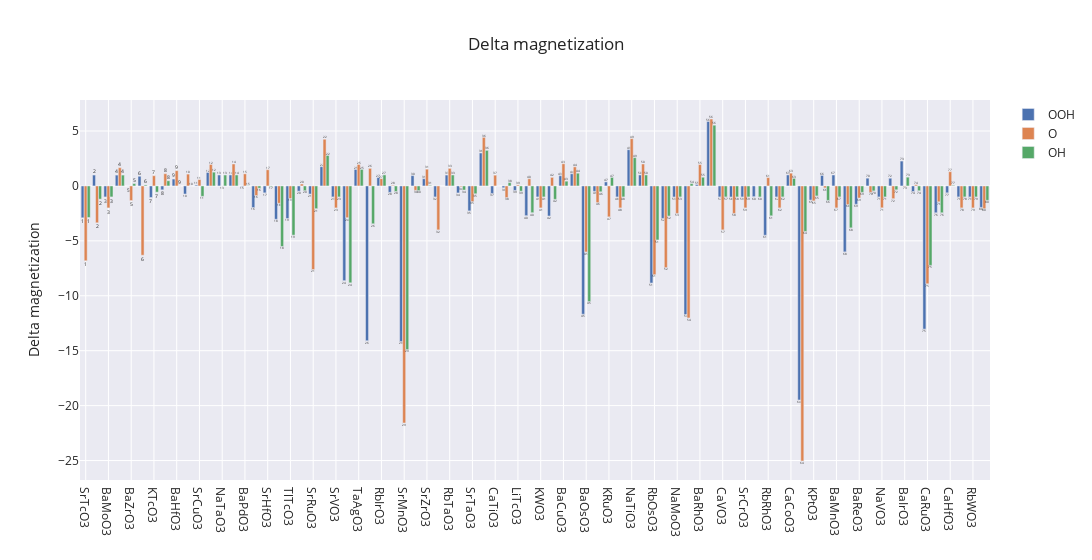

Notebook cell for this chart:
### Markdown cell above
<div>
    <a href="https://plotly.com/~gwanyeong/52/?share_key=Hoy8Hce8CTgLMZxzsx1cEK" target="_blank" title="Plot 52" style="display: block; text-align: center;"><img src="https://plotly.com/~gwanyeong/52.png?share_key=Hoy8Hce8CTgLMZxzsx1cEK" alt="Plot 52" style="max-width: 100%;width: 2000px;"  width="2000" onerror="this.onerror=null;this.src='https://plotly.com/404.png';" /></a>
    <script data-plotly="gwanyeong:52" sharekey-plotly="Hoy8Hce8CTgLMZxzsx1cEK" src="https://plotly.com/embed.js" async></script>
</div>

### Code cell
# Delta magnetization
trace1 = go.Bar(x = df['formula'], y = df['OOH_dmag'], name = 'OOH', text = df.index)
trace2 = go.Bar(x = df['formula'], y = df['O_dmag'], name = 'O', text = df.index)
trace3 = go.Bar(x = df['formula'], y = df['OH_dmag'], name = 'OH', text = df.index)


data = [trace1, trace2,trace3]
layout = go.Layout(title = 'Delta magnetization',template = 'seaborn', width = 2000, yaxis = {'title':'Delta magnetization'})
fig = go.Figure(data = data, layout = layout)
#pyo.plot(fig, image = 'png', image_filename ='plot_image')
fig.show()
# py.iplot(fig)

### Figure 1 — Plotly figure (JSON) as saved in the notebook; plotly's stock layout.template omitted (floating-point values rounded to 4 significant figures)
{"data": [{"name": "OOH", "text": [1, 2, 3, 4, 5, 6, 7, 8, 9, 10, 11, 12, 13, 14, 15, 16, 17, 18, 19, 20, 21, 22, 23, 24, 25, 26, 27, 28, 29, 30, 31, 32, 33, 34, 35, 36, 37, 38, 39, 40, 41, 42, 43, 44, 45, 46, 47, 48, 49, 50, 51, 52, 53, 54, 55, 56, 57, 58, 59, 60, 61, 62, 63, 64, 65, 66, 67, 68, 69, 70, 71, 72, 73, 74, 75, 76, 77, 78, 79, 80], "type": "bar", "x": ["SrTcO3", "BaFeO3", "BaMoO3", "KTaO3", "BaZrO3", "SrFeO3", "KTcO3", "NaTcO3", "BaHfO3", "SrTiO3", "SrCuO3", "KNbO3", "NaTaO3", "BaScO3", "BaPdO3", "BaTaO3", "SrHfO3", "NaOsO3", "TlTcO3", "KReO3", "SrRuO3", "KHfO3", "SrVO3", "KOsO3", "TaAgO3", "SrNiO3", "RbIrO3", "NaReO3", "SrMnO3", "CaFeO3", "SrZrO3", "NaWO3", "RbTaO3", "SrCoO3", "SrTaO3", "KZrO3", "CaTiO3", "NaRuO3", "LiTcO3", "SrPdO3", "KWO3", "KRhO3", "BaCuO3", "RbNbO3", "BaOsO3", "BaRuO3", "KRuO3", "SrMoO3", "NaTiO3", "SrScO3", "RbOsO3", "SrRhO3", "NaMoO3", "SrOsO3", "BaRhO3", "BaPtO3", "CaVO3", "KMoO3", "SrCrO3", "SrAgO3", "RbRhO3", "BaVO3", "CaCoO3", "CaMnO3", "KPtO3", "BaNiO3", "BaMnO3", "SrReO3", "BaReO3", "SrIrO3", "NaVO3", "NaFeO3", "BaIrO3", "RbReO3", "CaRuO3", "RbPdO3", "CaHfO3", "TlWO3", "RbWO3", "RbPtO3"], "y": [-2.902, 0.993, -1, 0.989, -0.002, 0.884, -1.053, -0.355, 0.629, -0.736, 0.082, 1.226, 0.995, 1, -0.037, -1.969, -0.629, -3.036, -2.964, -0.477, -0.738, 1.754, -1, -8.627, 1.504, -14.1, 0.764, -0.581, -14.17, 0.94, 0.659, -1, 0.993, -0.637, -2.27, 3, -0.684, -0.166, -0.406, -2.709, -1, -2.738, 0.931, 1.11, -11.68, -0.495, 0.367, -1, 3.301, 1, -8.841, -2.954, -1.005, -11.71, 0.132, 5.871, -1, -1.005, -1, -0.978, -4.487, -1, 1.003, -19.49, -1.283, 0.955, 0.998, -6.002, -1.669, 0.708, -1, 0.703, 2.266, -0.506, -13.03, -2.444, -0.627, -1, -1, -1.953]}, {"name": "O", "text": [1, 2, 3, 4, 5, 6, 7, 8, 9, 10, 11, 12, 13, 14, 15, 16, 17, 18, 19, 20, 21, 22, 23, 24, 25, 26, 27, 28, 29, 30, 31, 32, 33, 34, 35, 36, 37, 38, 39, 40, 41, 42, 43, 44, 45, 46, 47, 48, 49, 50, 51, 52, 53, 54, 55, 56, 57, 58, 59, 60, 61, 62, 63, 64, 65, 66, 67, 68, 69, 70, 71, 72, 73, 74, 75, 76, 77, 78, 79, 80], "type": "bar", "x": ["SrTcO3", "BaFeO3", "BaMoO3", "KTaO3", "BaZrO3", "SrFeO3", "KTcO3", "NaTcO3", "BaHfO3", "SrTiO3", "SrCuO3", "KNbO3", "NaTaO3", "BaScO3", "BaPdO3", "BaTaO3", "SrHfO3", "NaOsO3", "TlTcO3", "KReO3", "SrRuO3", "KHfO3", "SrVO3", "KOsO3", "TaAgO3", "SrNiO3", "RbIrO3", "NaReO3", "SrMnO3", "CaFeO3", "SrZrO3", "NaWO3", "RbTaO3", "SrCoO3", "SrTaO3", "KZrO3", "CaTiO3", "NaRuO3", "LiTcO3", "SrPdO3", "KWO3", "KRhO3", "BaCuO3", "RbNbO3", "BaOsO3", "BaRuO3", "KRuO3", "SrMoO3", "NaTiO3", "SrScO3", "RbOsO3", "SrRhO3", "NaMoO3", "SrOsO3", "BaRhO3", "BaPtO3", "CaVO3", "KMoO3", "SrCrO3", "SrAgO3", "RbRhO3", "BaVO3", "CaCoO3", "CaMnO3", "KPtO3", "BaNiO3", "BaMnO3", "SrReO3", "BaReO3", "SrIrO3", "NaVO3", "NaFeO3", "BaIrO3", "RbReO3", "CaRuO3", "RbPdO3", "CaHfO3", "TlWO3", "RbWO3", "RbPtO3"], "y": [-6.812, -3.356, -2, 1.665, -1.331, -6.308, 0.934, 1.116, 1.393, 1.079, 0.581, 1.954, -0.002, 2, 1.103, -0.873, 1.478, -1.577, -1.143, 0.18, -7.61, 4.252, -2, -2.893, 1.958, 1.602, 0.665, 0.055, -21.58, -0.402, 1.528, -4, 1.602, -0.072, -1.421, 4.421, 0.982, -1.056, 0.095, 0.653, -2, 0.782, 2.02, 1.739, -6.011, -1.516, -2.814, -2, 4.306, 2, -8.078, -7.43, -2.5, -12.02, 1.946, 6.095, -4, -2.5, -2, 0, 0.76, -2, 1.165, -25.04, -1.36, -0.178, -2, -1.693, -1.099, -0.582, -1.992, -1.161, -0.034, 0.109, -8.909, -1.444, 1.301, -2, -2, -2.067]}, {"name": "OH", "text": [1, 2, 3, 4, 5, 6, 7, 8, 9, 10, 11, 12, 13, 14, 15, 16, 17, 18, 19, 20, 21, 22, 23, 24, 25, 26, 27, 28, 29, 30, 31, 32, 33, 34, 35, 36, 37, 38, 39, 40, 41, 42, 43, 44, 45, 46, 47, 48, 49, 50, 51, 52, 53, 54, 55, 56, 57, 58, 59, 60, 61, 62, 63, 64, 65, 66, 67, 68, 69, 70, 71, 72, 73, 74, 75, 76, 77, 78, 79, 80], "type": "bar", "x": ["SrTcO3", "BaFeO3", "BaMoO3", "KTaO3", "BaZrO3", "SrFeO3", "KTcO3", "NaTcO3", "BaHfO3", "SrTiO3", "SrCuO3", "KNbO3", "NaTaO3", "BaScO3", "BaPdO3", "BaTaO3", "SrHfO3", "NaOsO3", "TlTcO3", "KReO3", "SrRuO3", "KHfO3", "SrVO3", "KOsO3", "TaAgO3", "SrNiO3", "RbIrO3", "NaReO3", "SrMnO3", "CaFeO3", "SrZrO3", "NaWO3", "RbTaO3", "SrCoO3", "SrTaO3", "KZrO3", "CaTiO3", "NaRuO3", "LiTcO3", "SrPdO3", "KWO3", "KRhO3", "BaCuO3", "RbNbO3", "BaOsO3", "BaRuO3", "KRuO3", "SrMoO3", "NaTiO3", "SrScO3", "RbOsO3", "SrRhO3", "NaMoO3", "SrOsO3", "BaRhO3", "BaPtO3", "CaVO3", "KMoO3", "SrCrO3", "SrAgO3", "RbRhO3", "BaVO3", "CaCoO3", "CaMnO3", "KPtO3", "BaNiO3", "BaMnO3", "SrReO3", "BaReO3", "SrIrO3", "NaVO3", "NaFeO3", "BaIrO3", "RbReO3", "CaRuO3", "RbPdO3", "CaHfO3", "TlWO3", "RbWO3", "RbPtO3"], "y": [-2.871, -1.202, -1, 0.991, 0.216, 0.09, -0.566, 0.47, 0.002, 0.001, -0.946, 1.256, 0.995, 1, 0.027, -0.203, -0.063, -5.51, -4.48, -0.428, -2.071, 2.777, -1, -8.82, 1.506, -3.447, 1.006, -0.505, -14.9, -0.424, 0.059, "NaN", 0.999, -0.374, -0.713, 3.242, 0, 0.303, -0.477, -2.438, -1, -1.22, 0.435, 1.161, -10.52, -0.533, 0.776, -1, 2.576, 1, -4.919, -2.74, -1, 0.212, 0.794, 5.531, -1, -1, -1, -1.002, -2.72, -1, 0.687, -4.144, -0.911, -1.319, -1, -3.817, -0.585, -0.452, -1, -0.354, 0.801, -0.438, -7.233, -2.444, 0.059, -1, -1, -1.312]}], "layout": {"title": {"text": "Delta magnetization"}, "width": 2000, "yaxis": {"title": {"text": "Delta magnetization"}}}}
